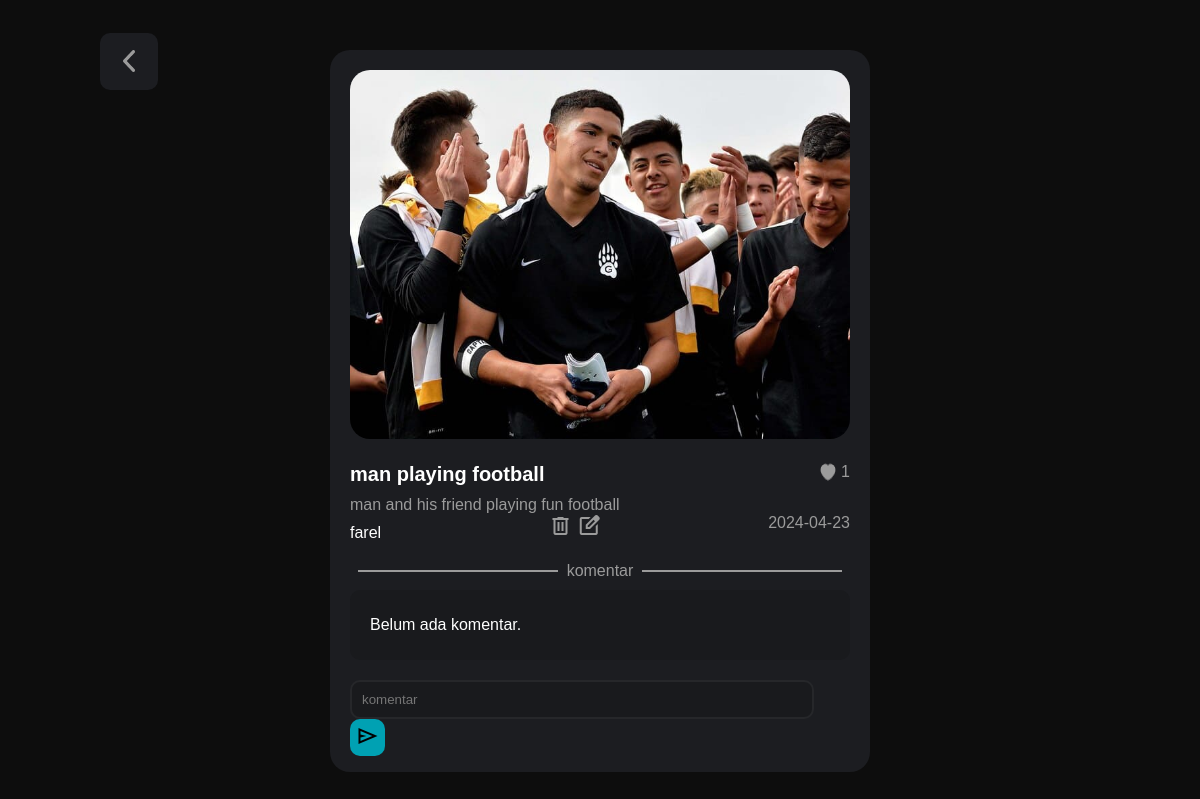
/preview.php?id=27 (signed in), run on the app's committed database.
### tables this page shows
CREATE TABLE `foto` (
  `foto_id` int(11) NOT NULL,
  `judul_foto` varchar(255) NOT NULL,
  `deskripsi_foto` text NOT NULL,
  `tanggal_unggah` date NOT NULL DEFAULT current_timestamp(),
  `lokasi_file` varchar(255) NOT NULL,
  `user_id` int(11) NOT NULL
);

CREATE TABLE `user` (
  `user_id` int(11) NOT NULL,
  `username` varchar(255) NOT NULL,
  `password` varchar(255) NOT NULL,
  `email` varchar(255) NOT NULL,
  `nama_lengkap` varchar(255) NOT NULL,
  `alamat` text NOT NULL
);

### function.php (called while the page is built, shortened)
<?php
$conn = mysqli_connect("localhost", "root", "", "ujikom_frel");
function query($query) {
	global $conn;
	$result = mysqli_query($conn, $query);
	$rows = [];
	while( $row = mysqli_fetch_assoc($result) ) {
		$rows[] = $row;
	}
	return $rows;
}
function jumlah_like($foto_id){
    global $conn;
    $q = mysqli_query($conn, "SELECT COUNT(*) AS jumlah_like FROM like_foto WHERE foto_id = $foto_id");
    $row = mysqli_fetch_assoc($q);
    return $row['jumlah_like'];
}
?>

### preview.php (the view, shortened to what this page needs)
<?php
require 'function.php';
$foto_id = $_GET["id"];
$foto = query("SELECT * FROM foto WHERE foto_id = $foto_id")[0];
function getkomentar($foto_id)
{
    global $conn;
    $s = mysqli_query($conn, "SELECT * FROM komentar_foto WHERE foto_id = $foto_id");
    return mysqli_fetch_all($s, MYSQLI_ASSOC);
}
$komen = getkomentar($foto['foto_id']);
function nama_user($user_id)
{
    global $conn;
    $r = mysqli_query($conn, "SELECT * FROM user WHERE user_id = $user_id");
    $row = mysqli_fetch_assoc($r);
    return $row['username'];
}
function likeafter($foto_id) {
    global $conn;
    $user_id = $_SESSION["user_id"];
    $query = mysqli_query($conn, "SELECT * FROM like_foto WHERE foto_id = $foto_id AND user_id = $user_id");
    return mysqli_num_rows($query) > 0;
}
?>
<!DOCTYPE html>
<html lang="en">
<head>
    <link rel="stylesheet" href="style.css">
</head>
<body>
    <div class="kembalibutton">
        <a href="index.php">
            <img src="img/backbutton.png" alt="">
        </a>
    </div>
    <div class="bgpre">
        <img src="img/<?= $foto["lokasi_file"]; ?>" alt="">
        <div class="judulpre"><label for="judulpre"><?= $foto["judul_foto"]; ?></label></div>
        <div class="likepre">
            <a href="likepreview.php?foto_id=<?= $foto['foto_id'] ?>">
                <?php if (likeafter($foto['foto_id'])) : ?>
                    <img src="img/like_after.png" alt="">
                <?php else : ?>
                    <img src="img/like_before.png" alt="">
                <?php endif; ?>
                <?= jumlah_like($foto['foto_id']) ?>
            </a>
        </div><br>
        <div class="deskripsipre"><?= $foto["deskripsi_foto"]; ?></div>
        <div class="batas">
            <div class="akunpre"><label for="akunpre"><?= nama_user($foto["user_id"]) ?></label></div>
            <div class="aksibuttonpre">
                <?php if ($_SESSION["user_id"] == $foto["user_id"]) : ?>
                    <a onclick="return confirm('Benernih Mau Di Hapus?')" href="hapus.php?foto_id=<?= $foto['foto_id'] ?>"><span class="material-symbols-outlined">delete</span></a>
                    <a href="edit.php?id=<?= $foto["foto_id"]; ?>"><span class="material-symbols-outlined">edit_square</span></a>
                <?php endif; ?>
            </div>
            <div class="tanggalpre"><?= $foto["tanggal_unggah"]; ?></div>
        </div>
        <div class="garisbatas">
            <hr class="hr1">
            <label for="">komentar</label>
            <hr class="hr2">
        </div>
        <?php if (empty($komen)) : ?>
            <div class="akunkomenpre">
                <p>Belum ada komentar.</p>
            </div>
        <?php endif; ?>
        <div class="formkomen">
            <form action="komen.php" method="post">
                <input type="text" name="isi_komentar" placeholder="komentar">
                <button type="submit" name="submit"><span class="material-symbols-outlined">send</span></button>
            </form>
        </div>
    </div>
</body>
</html>

### style.css (style rules this page uses)
html { scroll-behavior: smooth; }
body { margin: auto; padding-right: 100px; padding-left: 100px; font-family: "Catamaran", sans-serif; background-color: #0d0d0d; }
.garisbatas { display: flex; margin-top: 20px; color: #9B9B9B; }
.garisbatas hr { border: none; height: 2px; background-color: #9B9B9B; }
.garisbatas .hr1 { width: 40%; float: left; }
.garisbatas .hr2 { width: 40%; float: right; }
.kembalibutton { position: fixed; }
.kembalibutton a { padding: 15px; padding-top: 25px; padding-left: 23px; padding-right: 23px; border-radius: 10px; background-color: #1C1D21; }
.kembalibutton a img { width: 12px; }
.bgpre { margin-top: 50px; margin-bottom: 50px; margin-left: auto; margin-right: auto; width: 50%; padding: 20px; border-radius: 20px; background-color: #1C1D21; }
.bgpre img { width: 100%; border-radius: 20px; }
.bgpre .judulpre { margin-top: 20px; float: left; }
.bgpre .judulpre label { color: #ffffff; font-weight: 700; font-size: 20px; }
.bgpre .likepre a { display: flex; text-decoration: none; float: right; margin-top: 20px; color: #9B9B9B; }
.bgpre .likepre a img { margin-right: 5px; }
.bgpre .deskripsipre { float: left; width: 600px; margin-top: 10px; color: #9B9B9B; }
.bgpre .batas { display: flex; justify-content: space-between; clear: both; }
.bgpre .batas .akunpre { float: left; margin-top: 10px; color: #ffffff; }
.bgpre .batas .aksibuttonpre a { color: #9B9B9B; }
.bgpre .batas .tanggalpre { color: #9B9B9B; }
.bgpre .akunkomenpre p { color: #fff; margin-left: 20px; }
.bgpre .akunkomenpre { width: 100%; background-color: #191A1D; border-radius: 10px; margin-top: 10px; display: flex; padding-top: 10px; padding-bottom: 10px; }
.bgpre .formkomen form input { margin-top: 20px; width: 87.98%; background-color: #191A1D; padding: 10px; border: #26272A 2px solid; border-radius: 10px; color: #9B9B9B; }
.bgpre .formkomen form button { margin-bottom: -500px; background-color: #00a1b3; border: none; border-radius: 10px; padding:5px; width: 7%; }

### data on the page
foto: lokasi_file (picture), judul_foto "man playing football", deskripsi_foto "man and his friend playing fun football", user.username "farel", tanggal_unggah "2024-04-23"

### other printed values
jumlah_like($foto['foto_id']) "1"
